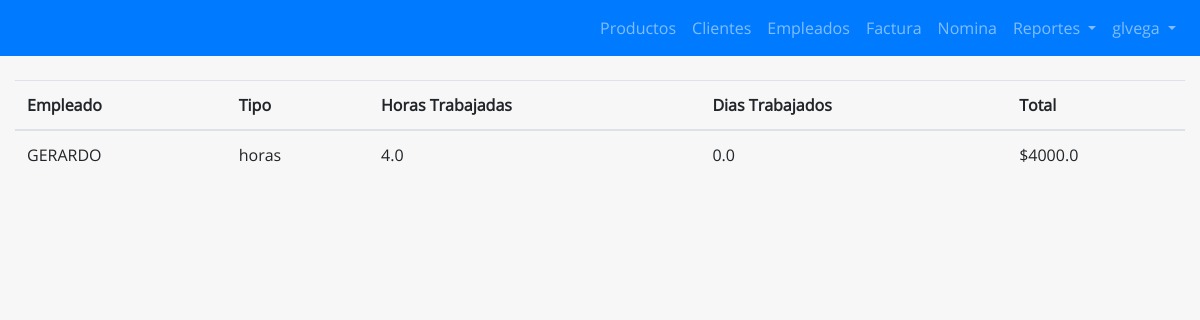
The page /nominas/ (signed in) on the database its author committed.
### main/models.py (models this page shows)
class Nomina(models.Model):
    TIPO_EMPLEADO = [
        ("salario", "Asalariado"),
        ("horas", "Por Hora"),
    ]
    empleado = models.ForeignKey(Empleado, on_delete=models.CASCADE)
    horas_trabajadas = models.FloatField(default=0)
    dias_trabajados = models.FloatField(default=0)
    monto_pago = models.FloatField(default=0)
    tipo = models.CharField(max_length=255, choices=TIPO_EMPLEADO)

class Empleado(models.Model):
    TIPO_EMPLEADO = [
        ("salario", "Asalariado"),
        ("horas", "Por Hora"),
    ]
    nss = models.CharField(max_length=255)
    nombre = models.CharField(max_length=255)
    tipo = models.CharField(max_length=255, choices=TIPO_EMPLEADO)
    pago_hora = models.FloatField()
    pago_dia = models.FloatField()

### main/views.py (the view)
# urls.py: path('nominas/', views.nominas, name="nominas"),
def nominas(request):
    data = {
        "nominas" : Nomina.objects.all()
    }
    return render(request, "main/nominas.html", data)

### main/templates/main/nominas.html (shortened to what this page needs)
{% extends 'main/__base.html' %}
{% load static %}
{% block content %}
<div class="container-fluid">
  <br>
  <div class="row">
    <div class="col-12">
      <table class="table">
        <thead>
          <th>Empleado</th>
          <th>Tipo</th>
          <th>Horas Trabajadas</th>
          <th>Dias Trabajados</th>
          <th>Total</th>
        </thead>
        <tbody>
          {% for f in nominas%}
          <tr>
            <td>{{f.empleado.nombre}}</td>
            <td>{{f.empleado.tipo}}</td>
            <td>{{f.horas_trabajadas}}</td>
            <td>{{f.dias_trabajados}}</td>
            <td>${{f.monto_pago}}</td>
          </tr>
          {% endfor %}
        </tbody>
      </table>
    </div>
  </div>
</div>
{% endblock %}

### main/templates/main/__base.html (shortened to what this page needs)
<!doctype html>
<html lang="es">
  <head>
  {% load static %}
    <link rel="stylesheet" href="{% static 'css/bootstrap.min.css' %}">
    <link rel="stylesheet" href="{% static 'css/lity.min.css' %}">
    <link rel="stylesheet" href="{% static 'css/bootstrap-table.css' %}">
    <link rel="stylesheet" href="{% static 'css/select2.min.css' %}">
    <link rel="stylesheet" href="{% static 'css/select2-bootstrap.css' %}">
    <link rel="stylesheet" href="{% static 'css/all.css' %}">
    <link rel="stylesheet" href="{% static 'css/progressbar.css' %}">
    <link rel="stylesheet" href="{% static 'css/index.css' %}">
  </head>
  <body>
{% block navbar %}
  <nav id="header" class="navbar sticky-top navbar-expand-lg navbar-dark bg-primary">
        <div class="collapse navbar-collapse" id="navbarTogglerDemo01">
          <ul class="navbar-nav ml-auto mt-2 mt-lg-0">
            {% if user.is_authenticated %}
            <li class="nav-item">
              <a class="nav-link" href="{% url 'productos' %}">Productos <span class="sr-only">(current)</span></a>
            </li>
            <li class="nav-item">
              <a class="nav-link" href="{% url 'clientes' %}">Clientes <span class="sr-only">(current)</span></a>
            </li>
            <li class="nav-item">
              <a class="nav-link" href="{% url 'empleados' %}">Empleados <span class="sr-only">(current)</span></a>
            </li>
            {% if user.is_superuser %}
            <li class="nav-item">
              <a class="nav-link" href="{% url 'factura_nueva' %}">Factura <span class="sr-only">(current)</span></a>
            </li>
            <li class="nav-item">
              <a class="nav-link" href="{% url 'nomina_nueva' %}">Nomina <span class="sr-only">(current)</span></a>
            </li>
            <li class="nav-item dropdown">
              <a class="nav-link dropdown-toggle" href="#" id="navbarDropdown" role="button" data-toggle="dropdown" aria-haspopup="true" aria-expanded="false">
                Reportes
              </a>
            </li>
            {% endif %}
            <li class="nav-item dropdown">
              <a class="nav-link dropdown-toggle" href="#" id="navbarDropdown" role="button" data-toggle="dropdown" aria-haspopup="true" aria-expanded="false">
                {{ request.user.username }}
              </a>
            </li>
            {% else %}
            <li class="nav-item">
              <a class="nav-link" href="/login">Acceder</a>
            </li>
            {% endif %}
          </ul>
        </div>
  </nav>
  {% endblock %}
  {% block content %}
  {% endblock %}
  </body>
</html>

### static/css/index.css (style rules this page uses)
html, body { font-family: "Open-Sans"; background-color: #f7f7f7 }

### rows shown on the page
Nomina: empleado.nombre "GERARDO", empleado.tipo "horas", horas_trabajadas "4.0", dias_trabajados "0.0", monto_pago "4000.0"

### other values the page prints
{{ request.user.username }} "glvega"
